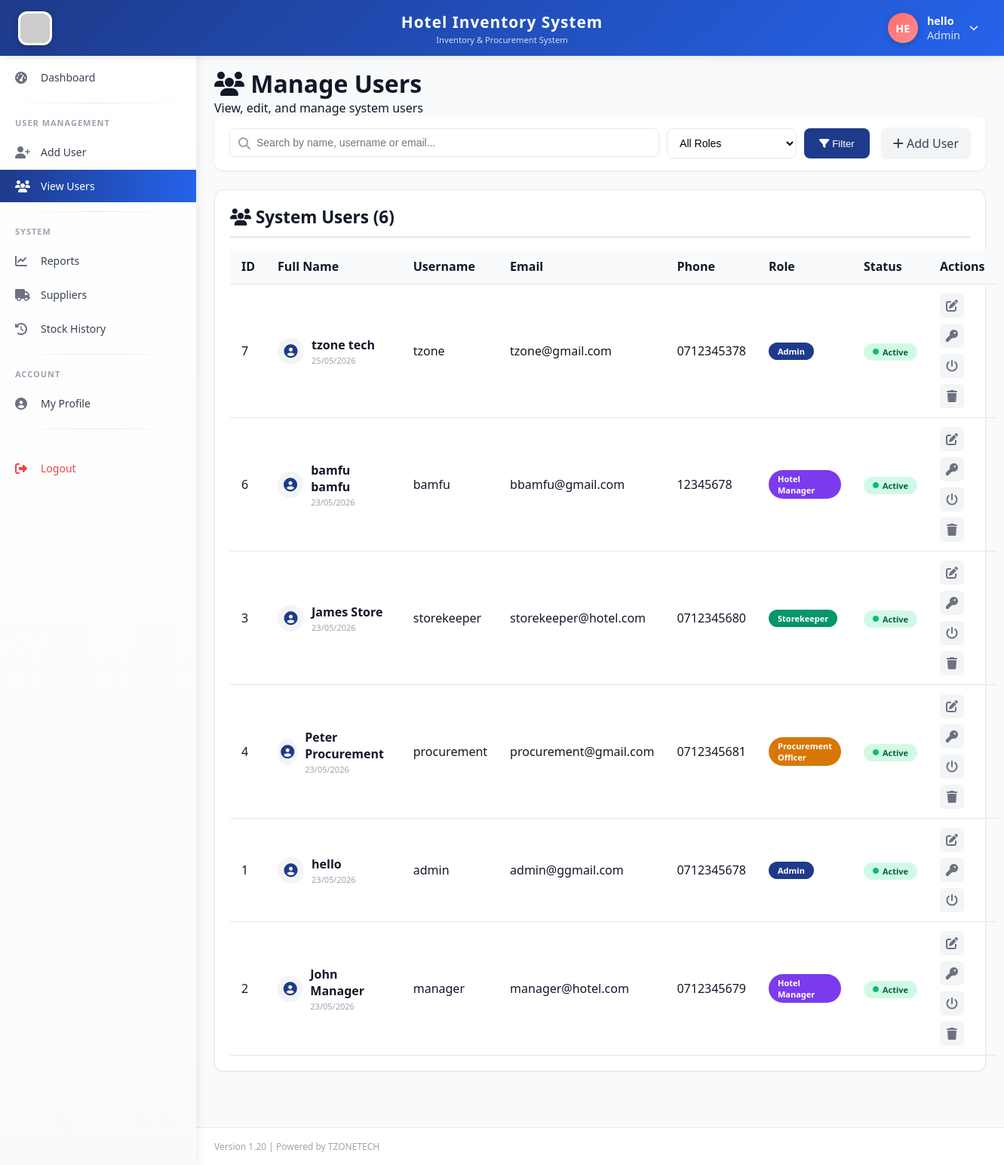
The app's page /admin/view_users.php (signed in) with its own data.
### tables this page shows
CREATE TABLE `users` (
  `id` int(11) NOT NULL,
  `fullname` varchar(100) NOT NULL,
  `username` varchar(50) NOT NULL,
  `password` varchar(255) NOT NULL,
  `email` varchar(100) NOT NULL,
  `phone` varchar(20) DEFAULT NULL,
  `role_id` int(11) NOT NULL,
  `status` enum('active','inactive') DEFAULT 'active',
  `created_at` timestamp NOT NULL DEFAULT current_timestamp(),
  `phone_verified` tinyint(4) DEFAULT 0,
  `reset_token` varchar(100) DEFAULT NULL,
  `reset_expires` datetime DEFAULT NULL,
  `profile_picture` varchar(255) DEFAULT NULL,
  `updated_at` timestamp NOT NULL DEFAULT current_timestamp() ON UPDATE current_timestamp()
);

CREATE TABLE `roles` (
  `id` int(11) NOT NULL,
  `role_name` varchar(50) NOT NULL,
  `created_at` timestamp NOT NULL DEFAULT current_timestamp()
);

### admin/view_users.php (the view, shortened to what this page needs)
<?php
require_once '../includes/auth_check.php';
$search = $_GET['search'] ?? '';
$sql = "SELECT u.*, r.role_name
        FROM users u
        JOIN roles r ON u.role_id = r.id
        WHERE 1=1";
$sql .= " ORDER BY u.created_at DESC";
$result = $db->query($sql);
$users = $result->fetch_all(MYSQLI_ASSOC);
include '../templates/header.php';
include '../templates/sidebar.php';
?>
<div class="main-content">
    <div class="page-header">
        <h1><i class="fas fa-users"></i> Manage Users</h1>
        <p>View, edit, and manage system users</p>
    </div>
    <div class="search-filter-bar animate-slideDown">
        <form method="GET" action="" class="search-form">
            <div class="search-box">
                <i class="fas fa-search"></i>
                <input type="text" name="search" placeholder="Search by name, username or email..." value="<?php echo htmlspecialchars($search); ?>">
            </div>
            <div class="filter-box">
                <select name="role" onchange="this.form.submit()">
                    <option value="">All Roles</option>
                </select>
            </div>
            <button type="submit" class="btn-search">
                <i class="fas fa-filter"></i> Filter
            </button>
        </form>
        <a href="add_user.php" class="btn-clear">
            <i class="fas fa-plus"></i> Add User
        </a>
    </div>
    <div class="card animate-fadeIn">
        <div class="card-header">
            <h3><i class="fas fa-users"></i> System Users (<?php echo count($users); ?>)</h3>
        </div>
        <div class="card-body">
            <div class="table-responsive">
                <table class="data-table">
                    <thead>
                        <tr>
                            <th>ID</th>
                            <th>Full Name</th>
                            <th>Username</th>
                            <th>Email</th>
                            <th>Phone</th>
                            <th>Role</th>
                            <th>Status</th>
                            <th>Actions</th>
                        </tr>
                    </thead>
                    <tbody>
                        <?php if(count($users) > 0): ?>
                            <?php foreach($users as $user): ?>
                                <tr class="user-row" data-id="<?php echo $user['id']; ?>">
                                    <td><?php echo $user['id']; ?></td>
                                    <td>
                                        <div class="user-name-cell">
                                            <div class="user-avatar-sm">
                                                <i class="fas fa-user-circle"></i>
                                            </div>
                                            <div>
                                                <strong><?php echo htmlspecialchars($user['fullname']); ?></strong>
                                                <div class="user-meta-sm"><?php echo date('d/m/Y', strtotime($user['created_at'])); ?></div>
                                            </div>
                                        </div>
                                    </td>
                                    <td><?php echo htmlspecialchars($user['username']); ?></td>
                                    <td><?php echo htmlspecialchars($user['email']); ?></td>
                                    <td><?php echo htmlspecialchars($user['phone'] ?? '-'); ?></td>
                                    <td>
                                        <span class="role-badge role-<?php echo strtolower(str_replace(' ', '-', $user['role_name'])); ?>">
                                            <?php echo $user['role_name']; ?>
                                        </span>
                                    </td>
                                    <td>
                                        <span class="status-badge status-<?php echo $user['status']; ?>">
                                            <i class="fas <?php echo $user['status'] == 'active' ? 'fa-circle' : 'fa-circle'; ?>"></i>
                                            <?php echo ucfirst($user['status']); ?>
                                        </span>
                                    </td>
                                    <td>
                                        <div class="action-buttons">
                                            <a href="edit_user.php?id=<?php echo $user['id']; ?>" class="btn-icon edit" title="Edit User">
                                                <i class="fas fa-edit"></i>
                                            </a>
                                            <a href="reset_password.php?id=<?php echo $user['id']; ?>" class="btn-icon key" title="Reset Password">
                                                <i class="fas fa-key"></i>
                                            </a>
                                            <a href="?toggle=<?php echo $user['id']; ?>" class="btn-icon toggle" title="Toggle Status">
                                                <i class="fas fa-power-off"></i>
                                            </a>
                                            <?php if($user['id'] != $_SESSION['user_id']): ?>
                                                <a href="?delete=<?php echo $user['id']; ?>" class="btn-icon delete" title="Delete User" onclick="return confirmDelete('<?php echo addslashes($user['fullname']); ?>')">
                                                    <i class="fas fa-trash"></i>
                                                </a>
                                            <?php endif; ?>
                                        </div>
                                    </td>
                                </tr>
                            <?php endforeach; ?>
                        <?php endif; ?>
                    </tbody>
                </table>
            </div>
        </div>
    </div>
</div>
<?php include '../templates/footer.php'; ?>

### templates/header.php (shortened to what this page needs)
<!DOCTYPE html>
<html lang="en">
<head>
    <link rel="stylesheet" href="https://cdnjs.cloudflare.com/ajax/libs/font-awesome/6.4.0/css/all.min.css">
    <link rel="stylesheet" href="<?php echo APP_URL; ?>/assets/css/style.css">
</head>
<body>
    <div class="top-header">
        <div class="header-left">
            <img src="<?php echo APP_URL; ?>/assets/images/hotel.jpg" alt="Hotel Logo" class="logo-img" onerror="this.src='https://via.placeholder.com/45x45?text=H'">
        </div>
        <div class="header-center">
            <div class="app-title"><?php echo APP_NAME; ?></div>
            <div class="app-subtitle">Inventory & Procurement System</div>
        </div>
        <div class="header-right">
            <div class="user-info" id="userInfoBtn">
                <div class="user-avatar-circle" id="userAvatar">
                    <?php
                    $user_id = $_SESSION['user_id'] ?? 0;
                    $profile_pic = '';
                    $fullname = $_SESSION['fullname'] ?? 'User';
                    if ($user_id > 0 && isset($db)) {
                        $pic_sql = "SELECT profile_picture, fullname FROM users WHERE id = ?";
                        $pic_stmt = $db->prepare($pic_sql);
                        $pic_stmt->bind_param("i", $user_id);
                        $pic_stmt->execute();
                        $pic_result = $pic_stmt->get_result();
                        if ($pic_row = $pic_result->fetch_assoc()) {
                            $profile_pic = $pic_row['profile_picture'];
                            $fullname = $pic_row['fullname'];
                        }
                    }
                    $profile_pic_path = '';
                    if ($profile_pic_path && !empty($profile_pic)):
                    ?>
                        <img src="<?php echo $profile_pic_path; ?>?t=<?php echo time(); ?>" alt="Profile" id="headerProfileImg">
                    <?php else:
                        $name_parts = explode(' ', $fullname);
                        $initial = strtoupper(substr($name_parts[0], 0, 1));
                        if (isset($name_parts[1])) {
                            $initial .= strtoupper(substr($name_parts[1], 0, 1));
                        } else if (strlen($name_parts[0]) > 1) {
                            $initial .= strtoupper(substr($name_parts[0], 1, 1));
                        } else {
                            $initial .= strtoupper(substr($fullname, 0, 1));
                        }
                    ?>
                        <span id="headerInitials"><?php echo $initial; ?></span>
                    <?php endif; ?>
                </div>
                <div class="user-details">
                    <span class="user-name" id="headerUserName"><?php echo htmlspecialchars($fullname); ?></span>
                    <span class="user-role"><?php echo $_SESSION['role'] ?? 'Guest'; ?></span>
                </div>
                <i class="fas fa-chevron-down" style="font-size: 12px;"></i>
            </div>
        </div>
    </div>

### assets/css/style.css (style rules this page uses)
:root { --primary-dark: #1E3A8A; --primary-light: #2563EB; --accent: #FF6B6B; --accent-dark: #e55a5a; --bg-light: #F9FAFB; --white: #FFFFFF; --text-dark: #111827; --text-muted: #6B7280; --border: #E5E7EB; --shadow-sm: 0 1px 2px 0 rgba(0, 0, 0, 0.05); --shadow-md: 0 4px 6px -1px rgba(0, 0, 0, 0.1); --shadow-lg: 0 10px 15px -3px rgba(0, 0, 0, 0.1); --success: #10B981; --warning: #F59E0B; --danger: #EF4444; --info: #3B82F6; }
* { margin: 0; padding: 0; box-sizing: border-box; }
body { font-family: 'Segoe UI', Tahoma, Geneva, Verdana, sans-serif; background: var(--bg-light); color: var(--text-dark); }
.top-header { background: var(--primary-dark); color: white; padding: 12px 24px; position: fixed; top: 0; left: 0; right: 0; z-index: 1000; display: flex; justify-content: space-between; align-items: center; box-shadow: var(--shadow-md); }
.user-info { display: flex; align-items: center; gap: 20px; }
.user-info span { font-size: 0.9rem; }
.main-content { margin-left: 260px; margin-top: 65px; padding: 24px; min-height: calc(100vh - 65px); }
.card { background: var(--white); border-radius: 12px; box-shadow: var(--shadow-sm); padding: 20px; margin-bottom: 20px; border: 1px solid var(--border); }
.card-header { font-size: 1.2rem; font-weight: 600; margin-bottom: 15px; padding-bottom: 10px; border-bottom: 2px solid var(--border); }
.data-table { width: 100%; border-collapse: collapse; }
.data-table thead { background: var(--bg-light); }
.data-table th, .data-table td { padding: 12px 15px; text-align: left; border-bottom: 1px solid var(--border); }
.data-table th { font-weight: 600; color: var(--text-dark); }

### templates/header.php (style rules this page uses)
* { margin: 0; padding: 0; box-sizing: border-box; }
body { font-family: 'Segoe UI', Tahoma, Geneva, Verdana, sans-serif; background: #F9FAFB; color: #111827; }
.top-header { background: linear-gradient(135deg, #1E3A8A 0%, #2563EB 100%); color: white; padding: 12px 24px; position: fixed; top: 0; left: 0; right: 0; z-index: 1000; display: flex; justify-content: space-between; align-items: center; box-shadow: 0 2px 10px rgba(0,0,0,0.1); }
.header-left { display: flex; align-items: center; gap: 15px; min-width: 200px; }
.logo-img { width: 45px; height: 45px; border-radius: 12px; object-fit: cover; box-shadow: 0 2px 8px rgba(0,0,0,0.2); background: white; padding: 3px; }
.header-center { flex: 1; text-align: center; }
.app-title { font-size: 1.3rem; font-weight: 700; letter-spacing: 1px; }
.app-subtitle { font-size: 0.7rem; opacity: 0.8; margin-top: 2px; }
.header-right { display: flex; align-items: center; gap: 20px; min-width: 200px; justify-content: flex-end; }
.user-info { display: flex; align-items: center; gap: 12px; cursor: pointer; position: relative; padding: 5px 10px; border-radius: 40px; transition: background 0.3s; }
.user-avatar-circle { width: 40px; height: 40px; border-radius: 50%; background: linear-gradient(135deg, #FF6B6B, #ff8e8e); display: flex; align-items: center; justify-content: center; font-weight: 700; font-size: 18px; color: white; text-transform: uppercase; box-shadow: 0 2px 8px rgba(0,0,0,0.2); overflow: hidden; }
.user-details { display: flex; flex-direction: column; }
.user-name { font-size: 14px; font-weight: 600; }
.user-role { font-size: 11px; opacity: 0.8; }
.main-content { margin-left: 260px; margin-top: 65px; padding: 24px; min-height: calc(100vh - 65px); }

### templates/sidebar.php (style rules this page uses)
.role-badge { background: #FF6B6B; padding: 4px 12px; border-radius: 20px; font-size: 12px; font-weight: 500; }

### templates/footer.php (style rules this page uses)
.card { transition: transform 0.2s, box-shadow 0.2s; }

### records on screen
users: fullname "HE", fullname "hello", id "1", created_at "23/05/2026", username "admin", email "admin@ggmail.com", phone "0712345678", role.role_name "Admin", status "Active"
users: id "7", fullname "tzone tech", created_at "25/05/2026", username "tzone", email "tzone@gmail.com", phone "0712345378", role.role_name "Admin", status "Active"
users: id "6", fullname "bamfu bamfu", created_at "23/05/2026", username "bamfu", email "bbamfu@gmail.com", phone "12345678", role.role_name "Hotel Manager", status "Active"
users: id "3", fullname "James Store", created_at "23/05/2026", username "storekeeper", email "storekeeper@hotel.com", phone "0712345680", role.role_name "Storekeeper", status "Active"
users: id "4", fullname "Peter Procurement", created_at "23/05/2026", username "procurement", email "procurement@gmail.com", phone "0712345681", role.role_name "Procurement Officer", status "Active"
users: id "2", fullname "John Manager", created_at "23/05/2026", username "manager", email "manager@hotel.com", phone "0712345679", role.role_name "Hotel Manager", status "Active"

### other values on screen
APP_NAME "Hotel Inventory System"
$_SESSION['role'] "Admin"
count($users) "6"
